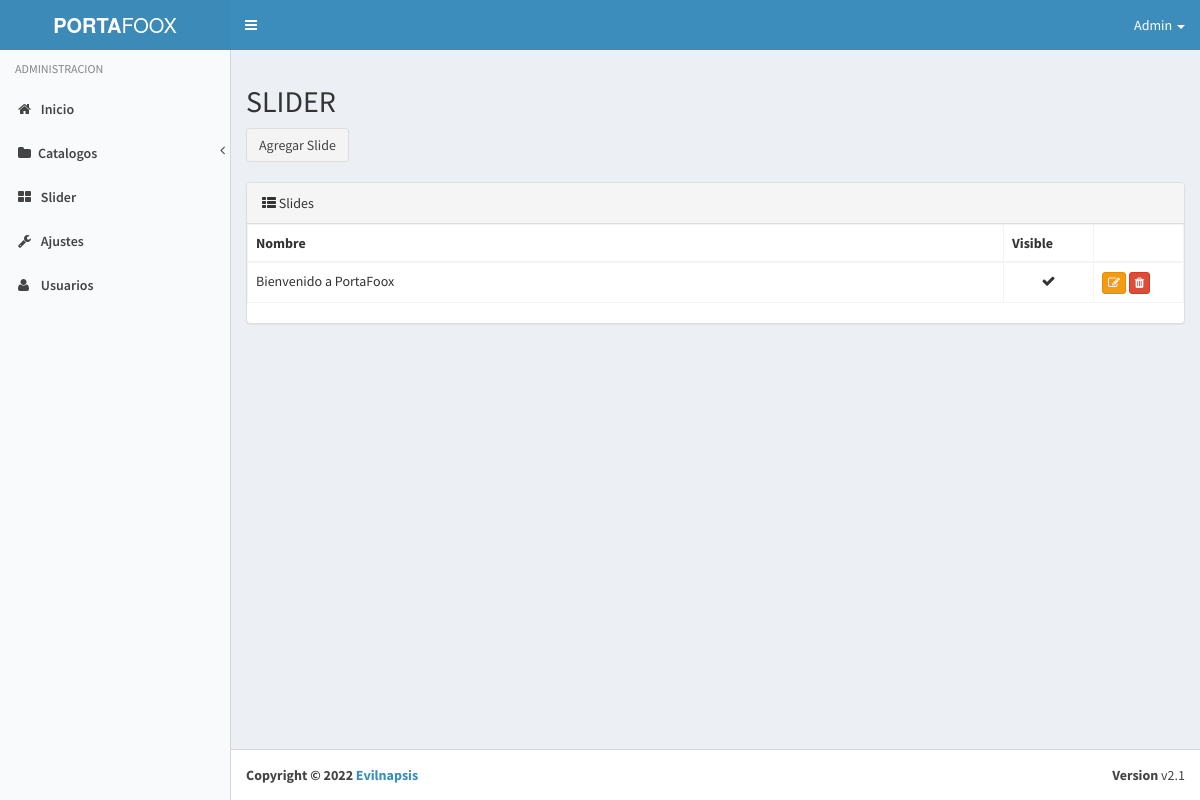
The app's page /admin/?view=slider (signed in) with its own data.
### tables this page shows
create table user(
	id int not null auto_increment primary key,
	name varchar(50) not null,
	lastname varchar(50) not null,
	username varchar(50),
	email varchar(255) not null,
	password varchar(60) not null,
	is_active boolean not null default 1,
	is_admin boolean not null default 0,
	created_at datetime not null
);

create table slide (
	id int not null auto_increment primary key,
	title varchar(200) not null,
	image varchar(255),	
	is_public boolean not null default 0,
	position int not null,
	created_at datetime not null
);

### admin/core/controller/Layout.php (called while the page is built)
<?php
class Module {
	public static function loadLayout(){
		include "core/app/layouts/layout.php";
	}
}
?>

### admin/core/controller/Lb.php (called while the page is built, shortened)
<?php
class Lb {
	public function start(){
		include "core/app/init.php";
	}
}
?>

### admin/index.php (called while the page is built, shortened)
<?php
$lb = new Lb();
$lb->start();
?>

### admin/core/controller/Model.php (called while the page is built, shortened)
<?php
class Model {
	public static function exists($modelname){
		$fullpath = self::getFullpath($modelname);
		$found=false;
		if(file_exists($fullpath)){
			$found = true;
		}
		return $found;
	}
	public static function getFullpath($modelname){
		return "core/app/model/".$modelname.".php";
	}
	public static function many($query,$aclass){
		$cnt = 0;
		$array = array();
		while($r = $query->fetch_array()){
			$array[$cnt] = new $aclass;
			$cnt2=1;
			foreach ($r as $key => $v) {
				if($cnt2>0 && $cnt2%2==0){
					$array[$cnt]->$key = $v;
				}
				$cnt2++;
			}
			$cnt++;
		}
		return $array;
	}
}
?>

### admin/core/controller/Executor.php (called while the page is built, shortened)
<?php
class Executor {
	public static function doit($sql){
		$con = Database::getCon();
		return array($con->query($sql),$con->insert_id);
	}
}
?>

### admin/core/app/model/UserData.php (called while the page is built, shortened)
<?php
class UserData {
	public static $tablename = "user";
	public static function getById($id){
		$sql = "select * from ".self::$tablename." where id=$id";
		$query = Executor::doit($sql);
		$found = null;
		$data = new UserData();
		while($r = $query[0]->fetch_array()){
			$data->id = $r['id'];
			$data->name = $r['name'];
			$data->lastname = $r['lastname'];
			$data->username = $r['username'];
			$data->email = $r['email'];
			$data->password = $r['password'];
			$data->created_at = $r['created_at'];
			$data->is_admin = $r['is_admin'];
			$data->is_active = $r['is_active'];
			$found = $data;
			break;
		}
		return $found;
	}
}
?>

### admin/core/app/model/SlideData.php (called while the page is built, shortened)
<?php
class SlideData {
	public static $tablename = "slide";
	public static function getAll(){
		$sql = "select * from ".self::$tablename." order by created_at desc";
		$query = Executor::doit($sql);
		return Model::many($query[0],new SlideData());
	}
}
?>

### admin/core/app/view/slider-view.php (the view)
          <div class="row">
            <div class="col-md-12">
            <h2>SLIDER</h2>
                  <a  href="index.php?view=newslide" class=" btn btn-default">Agregar Slide</a>
                  <br><br>
            </div>
            </div>
          <div class="row">
            <div class="col-md-12">
              <div class="panel panel-default">
                <div class="panel-heading">
                  <i class="fa fa-th-list"></i> Slides
                </div>
                <div class="widget-body medium no-padding">
                  <div class="table-responsive">
<?php
$categories = SlideData::getAll();
 if(count($categories)>0):?>
                    <table class="table table-bordered">
                      <tbody>
<thead>
  <th>Nombre</th>
  <th>Visible</th>
  <th></th>
</thead>
<?php foreach($categories as $cat):?>
                        <tr>
                        <td><?php echo $cat->title; ?></td>
                        <td style="width:90px;"><center><?php if($cat->is_public):?><i class="fa fa-check"></i><?php else: ?><i class="fa fa-remove"></i><?php endif; ?></center> </td>
                        <td style="width:90px;">
                        <a href="index.php?view=editslide&slide_id=<?php echo $cat->id; ?>" class="btn btn-warning btn-xs"><i class="fa fa-edit"></i></a>
                        <a href="index.php?action=delslide&slide_id=<?php echo $cat->id; ?>" class="btn btn-danger btn-xs"><i class="fa fa-trash"></i></a>
                        </td>
                        </tr>
<?php endforeach; ?>
                      </tbody>
                    </table>
                  <?php else: ?>
                    <div class="panel-body">
                    <h1>No hay slides</h1>
                    </div>
 <?php endif; ?>
                  </div>
                </div>
              </div>
            </div>
          </div>

### admin/core/app/layouts/layout.php (shortened to what this page needs)
<!DOCTYPE html>
<html>
  <head>
    <link href="plugins/bootstrap/css/bootstrap.min.css" rel="stylesheet" type="text/css" />
    <link href="plugins/font-awesome/css/font-awesome.min.css" rel="stylesheet" type="text/css" />
    <link href="plugins/dist/css/AdminLTE.min.css" rel="stylesheet" type="text/css" />
    <link href="plugins/dist/css/skins/skin-blue-light.min.css" rel="stylesheet" type="text/css" />
  <link rel="stylesheet" href="plugins/morris/morris.css">
  <link rel="stylesheet" href="plugins/morris/example.css">
    <link rel="stylesheet" href="plugins/datatables/dataTables.bootstrap.css">
<link href='plugins/fullcalendar/fullcalendar.min.css' rel='stylesheet' />
<link href='plugins/fullcalendar/fullcalendar.print.css' rel='stylesheet' media='print' />
  </head>
  <body class="<?php if(isset($_SESSION["admin_id"]) || isset($_SESSION["pacient_id"]) || isset($_SESSION["medic_id"]) ):?>  skin-blue-light sidebar-mini <?php else:?>login-page<?php endif; ?>" >
    <div class="wrapper">
      <?php if(isset($_SESSION["admin_id"])|| isset($_SESSION["pacient_id"]) || isset($_SESSION["medic_id"])):?>
      <header class="main-header">
        <a href="./" class="logo">
          <span class="logo-lg"><b>PORTA</b>FOOX</span>
        </a>
        <nav class="navbar navbar-static-top" role="navigation">
          <a href="#" class="sidebar-toggle" data-toggle="offcanvas" role="button">
          </a>
          <div class="navbar-custom-menu">
            <ul class="nav navbar-nav">
              <li class="dropdown user user-menu">
                <a href="#" class="dropdown-toggle" data-toggle="dropdown">
                  <span class=""><?php
                  if(isset($_SESSION["admin_id"])){ echo UserData::getById($_SESSION["admin_id"])->name; }
                  else if(isset($_SESSION["pacient_id"])){ echo PacientData::getById($_SESSION["pacient_id"])->name." (Paciente)"; }
                  else if(isset($_SESSION["medic_id"])){ echo MedicData::getById($_SESSION["medic_id"])->name." (Medico)"; }
                  ?></span>
                  <span class="caret"></span>
                </a>
              </li>
            </ul>
          </div>
        </nav>
      </header>
      <aside class="main-sidebar">
        <section class="sidebar">
          <ul class="sidebar-menu">
            <li class="header">ADMINISTRACION</li>
            <?php if(isset($_SESSION["admin_id"])):?>
              <?php $u = UserData::getById($_SESSION["admin_id"]); ?>
            <li><a href="./"><i class='fa fa-home'></i> <span>Inicio</span></a></li>
        <li class="treeview">
          <a href="#"><i class="fa fa-folder"></i><span>Catalogos</span><span class="pull-right-container"><i class="fa fa-angle-left pull-right"></i></span></a>
        </li>
            <li><a href="./?view=slider"><i class='fa fa-th-large'></i> <span>Slider</span></a></li>
            <?php if($u->is_admin):?>
            <li><a href="./?view=settings"><i class='fa fa-wrench'></i> <span>Ajustes</span></a></li>
            <li><a href="./?view=users"><i class='fa fa-user'></i> <span>Usuarios</span></a></li>
          <?php endif;?>
            <?php endif; ?>
          </ul>
        </section>
      </aside>
    <?php endif;?>
      <?php if(isset($_SESSION["admin_id"]) ):?>
      <div class="content-wrapper">
      <section class="content">
        <?php View::load("index");?>
        </section>
      </div>
        <footer class="main-footer">
        <div class="pull-right hidden-xs">
          <b>Version</b> v2.1
        </div>
        <strong>Copyright &copy; 2022 <a href="http://evilnapsis.com/company/" target="_blank">Evilnapsis</a></strong>
      </footer>
     <?php endif;?>
    </div>
  </body>
</html>

### records on screen
user: name "Admin"
slide: title "Bienvenido a PortaFoox", is_public 1 (drawn)
